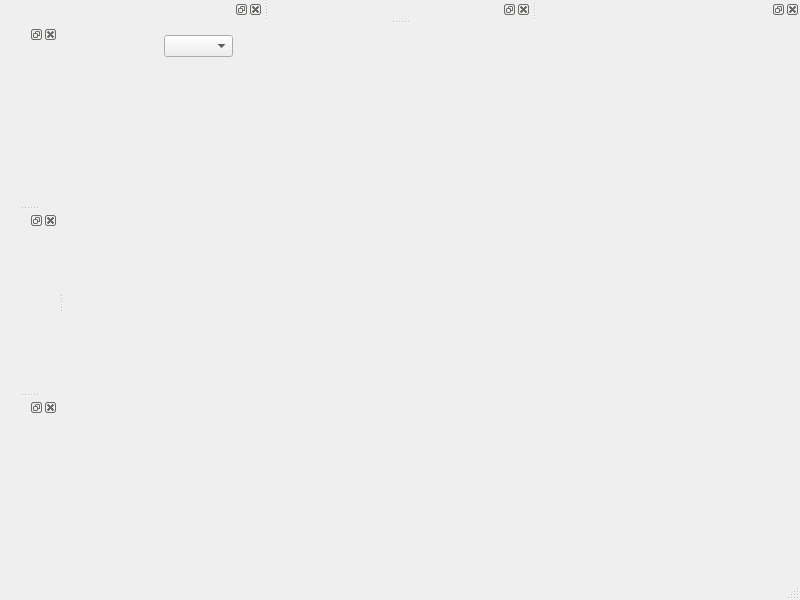
<?xml version="1.0" encoding="UTF-8"?>
<ui version="4.0">
 <class>MainWindow</class>
 <widget class="QMainWindow" name="MainWindow">
  <property name="geometry">
   <rect>
    <x>0</x>
    <y>0</y>
    <width>800</width>
    <height>600</height>
   </rect>
  </property>
  <property name="windowTitle">
   <string>MainWindow</string>
  </property>
  <widget class="QWidget" name="centralwidget">
   <widget class="QComboBox" name="comboBox">
    <property name="geometry">
     <rect>
      <x>100</x>
      <y>10</y>
      <width>69</width>
      <height>22</height>
     </rect>
    </property>
   </widget>
  </widget>
  <widget class="QMenuBar" name="menubar">
   <property name="geometry">
    <rect>
     <x>0</x>
     <y>0</y>
     <width>800</width>
     <height>23</height>
    </rect>
   </property>
  </widget>
  <widget class="QStatusBar" name="statusbar"/>
  <widget class="QDockWidget" name="dockWidget">
   <attribute name="dockWidgetArea">
    <number>1</number>
   </attribute>
   <widget class="QWidget" name="dockWidgetContents"/>
  </widget>
  <widget class="QDockWidget" name="dockWidget_2">
   <attribute name="dockWidgetArea">
    <number>4</number>
   </attribute>
   <widget class="QWidget" name="dockWidgetContents_2"/>
  </widget>
  <widget class="QDockWidget" name="dockWidget_3">
   <attribute name="dockWidgetArea">
    <number>4</number>
   </attribute>
   <widget class="QWidget" name="dockWidgetContents_3"/>
  </widget>
  <widget class="QDockWidget" name="dockWidget_4">
   <attribute name="dockWidgetArea">
    <number>1</number>
   </attribute>
   <widget class="QWidget" name="dockWidgetContents_4"/>
  </widget>
  <widget class="QDockWidget" name="dockWidget_5">
   <attribute name="dockWidgetArea">
    <number>1</number>
   </attribute>
   <widget class="QWidget" name="dockWidgetContents_5"/>
  </widget>
  <widget class="QDockWidget" name="dockWidget_6">
   <attribute name="dockWidgetArea">
    <number>4</number>
   </attribute>
   <widget class="QWidget" name="dockWidgetContents_6"/>
  </widget>
 </widget>
 <resources/>
 <connections/>
</ui>
